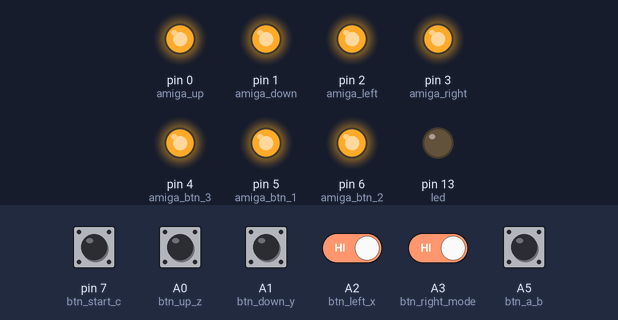
The sketch below on a simulated Arduino Uno, built with avr-gcc and run on an emulated ATmega328P. On the bench: output pins drawn as LEDs (lit = HIGH). The test bench sets the inputs (shaded band); at power-on: A0 (btn_up_z), A1 (btn_down_y), A2 (btn_left_x), A3 (btn_right_mode), A5 (btn_a_b), pin 7 (btn_start_c) HIGH. Pins used as bus, display or sensor lines are not drawn.

Above: at 1.2 s.
1.3 s: A2 (btn_left_x) driven LOW and A3 (btn_right_mode) driven LOW
At 1.7 s:
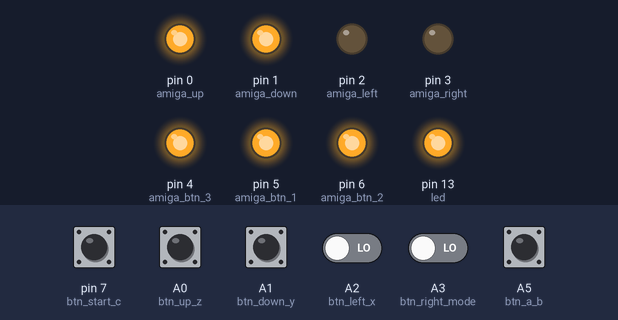
2.8 s: A5 (btn_a_b) pulled LOW for 1 s
At 3.3 s:
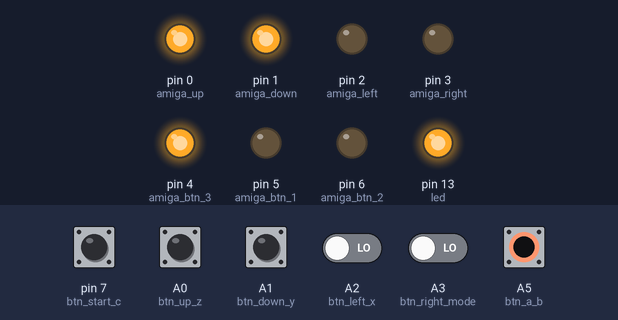
5.3 s: A0 (btn_up_z) pulled LOW for 0.15 s
At 5.38 s:
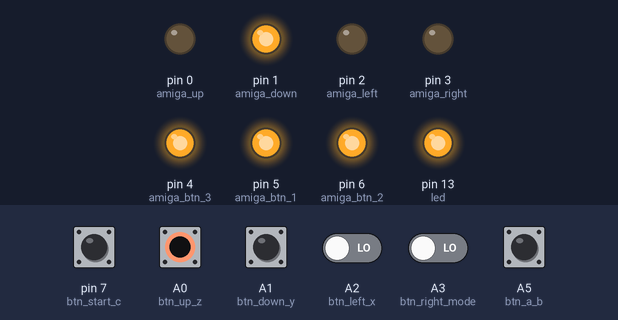
6.9 s: A1 (btn_down_y) pulled LOW for 0.15 s
At 6.98 s:
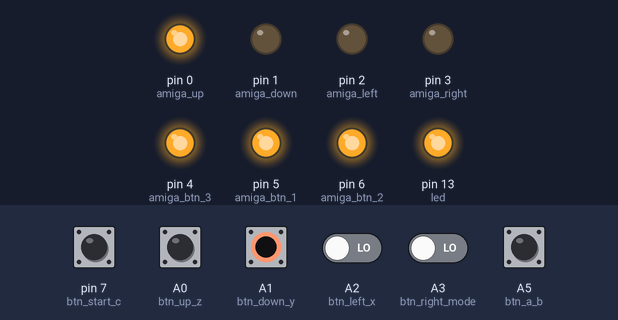
8.5 s: A2 (btn_left_x) driven HIGH
At 9.3 s:
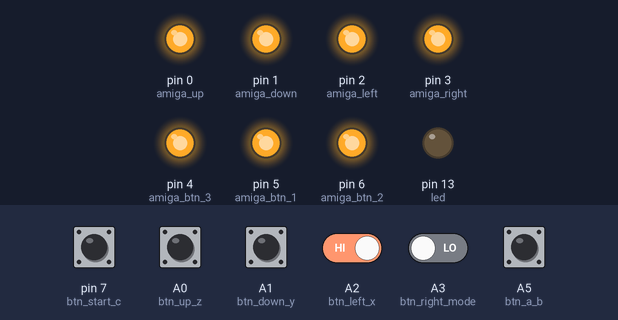
10.0 s: A2 (btn_left_x) driven LOW
At 10.9 s:
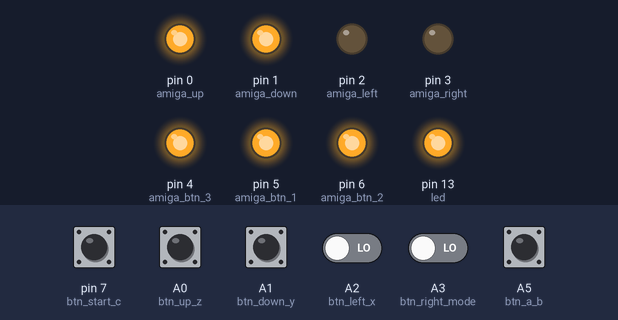
Timing chart, 0 to 12.5 s (numbered marks = the images above; inputs shaded):
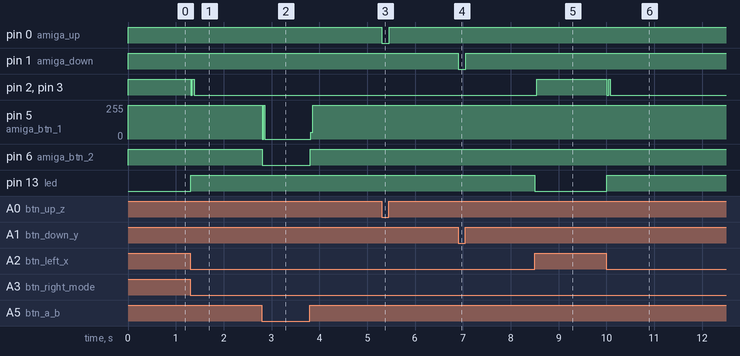

Measured:
- after the input at 1.3 s, pin 2 (amiga_left), pin 3 (amiga_right): HIGH → LOW at once, → HIGH 0.03 s later, → LOW 0.04 s later; pin 13 (led): LOW → HIGH at once
- after the input at 2.8 s, pin 5 (amiga_btn_1): 255/255 → 0/255 at once, → 255/255 1.0 s later; pin 6 (amiga_btn_2): HIGH → LOW at once, → HIGH 1.0 s later
- after the input at 5.3 s, pin 0 (amiga_up): HIGH → LOW at once, → HIGH 0.15 s later
- after the input at 6.9 s, pin 1 (amiga_down): HIGH → LOW at once, → HIGH 0.15 s later
- after the input at 8.5 s, pin 2 (amiga_left), pin 3 (amiga_right): LOW → HIGH at once; pin 13 (led): HIGH → LOW at once
- after the input at 10.0 s, pin 2 (amiga_left), pin 3 (amiga_right): HIGH → LOW at once, → HIGH 0.03 s later, → LOW 0.04 s later; pin 13 (led): LOW → HIGH at once

The sketch:

genesis2amiga.ino
```cpp
/*
 * This sketchs maps Genesis 3 and 6 button controller to
 * the Amiga game port. I wrote it because my old Amiga
 * joysticks are not working anymore. Second hand hardware
 * on various internet markets had problems too. Luckily, Sega
 * Genesis gamepads are almost pin compatible and fresh replicas
 * can be bought everywhere. Therefore, I decided to build a
 * programmable Arduino based Genesis2Amiga adapter.
 *
 * The theoretic aspects and pin layouts can be found here:
 *
 * - https://jonthysell.com/2014/07/26/reading-sega-genesis-controllers-with-arduino/
 * - https://github.com/jonthysell/SegaController/wiki/How-To-Read-Sega-Controllers
 *
 * Basically, three button Genesis gamepads have a select pin which controls a
 * multiplexer. Depending on its state, certain buttons are mapped to the remaining
 * 6 output lines (9 pins - select pin - Vcc - ground == 6). The six button Sega
 * gamepad is a little bit more complicated and the select pin performs transitions
 * in a state machine.
 *
 * My code runs in a 60 Hertz loop and checks whether a 3 or 6 button gamepad is
 * connected. Afterwards, it uses the select pin to read all buttons of the
 * controller and maps them to the Amiga game port. Three switches are available:
 *
 * - SERIAL_OUTPUT: Send pressed buttons in a human readable format to the UART
 *                  to allow easy debugging
 * - LED_OUTPUT:    Arduino board LED is turned on when a button is pressed.
 * - PIN_OUTPUT     Genesis buttons are mapped to Amiga game port. This is what
 *                  almost everybody wants, so do not turn it off. ;)
 *
 * Whats implemented:
 * - Every Genesis button works
 * - D-pad and three fire buttons are mapped to the Amiga game port
 * - Button X: Activates autofire
 * - Button Y: Left/right alternate for these joystick killers like winter games ;)
 * - Button Mode: Switch to emulate UP with Button B
 *
 * Whats planned:
 * - Record function for complexer combos like Mortal combat fatalities.
 *
 * For questions, feel free contact christian.ammann@phobosys.de
 */

//#define SERIAL_OUTPUT
#define LED_OUTPUT
#define PIN_OUTPUT

#define STATE_CHANGE_TIME 10

#define INDEX_UP  0
#define INDEX_DOWN 1
#define INDEX_LEFT 2
#define INDEX_RIGHT 3
#define INDEX_A 4
#define INDEX_B 5
#define INDEX_C 6
#define INDEX_X 7
#define INDEX_Y 8
#define INDEX_Z 9
#define INDEX_START 10
#define INDEX_MODE 11

boolean btn_pressed;
char btn_details[] = "____________";

int btn_up_z = A0;       //pin 1
int btn_down_y = A1;     //pin 2
int btn_left_x = A2;     //pin 3
int btn_right_mode = A3; //pin 4
                         //pin 5 == Vcc
int btn_a_b = A5;        //pin 6
int output_select = A4;  //pin 7
                         //pin 8 == Gnd
int btn_start_c = 7;     //pin 9

#ifdef PIN_OUTPUT
boolean autofire_on;
boolean autofire_status;
boolean autoleftright_on;
boolean autoleftright_status;

boolean emulate_up_with_button_two;
boolean mode_pressed;

int amiga_up = 0;        //pin 1
int amiga_down = 1;      //pin 2
int amiga_left = 2;      //pin 3
int amiga_right = 3;     //pin 4
int amiga_btn_3 = 4;     //pin 5
int amiga_btn_1 = 5;     //pin 6
                         //pin 7 == Vcc
                         //pin 8 == Gnd
int amiga_btn_2 = 6;     //pin 9
#endif

#ifdef LED_OUTPUT
int led = 13;
#endif

void setup() {
  pinMode(btn_up_z, INPUT_PULLUP);
  pinMode(btn_down_y, INPUT_PULLUP);
  pinMode(btn_left_x, INPUT_PULLUP);
  pinMode(btn_right_mode, INPUT_PULLUP);
  pinMode(btn_a_b, INPUT_PULLUP);
  pinMode(btn_start_c, INPUT_PULLUP);

  pinMode(output_select, OUTPUT);
  digitalWrite(output_select, LOW);

  #ifdef LED_OUTPUT
  pinMode(led, OUTPUT);
  digitalWrite(led, LOW);
  #endif

  #ifdef SERIAL_OUTPUT
  Serial.begin(57600);    // USB serial port 0
  #endif

  #ifdef PIN_OUTPUT
  autofire_on = false;
  autofire_status = true;
  autoleftright_on = false;
  autoleftright_status = true;

  emulate_up_with_button_two = false;
  mode_pressed = false;

  pinMode(amiga_up, OUTPUT);
  pinMode(amiga_down, OUTPUT);
  pinMode(amiga_left, OUTPUT);
  pinMode(amiga_right, OUTPUT);
  pinMode(amiga_btn_3, OUTPUT);
  pinMode(amiga_btn_1, OUTPUT);
  pinMode(amiga_btn_2, OUTPUT);
  digitalWrite(amiga_up, HIGH);
  digitalWrite(amiga_down, HIGH);
  digitalWrite(amiga_left, HIGH);
  digitalWrite(amiga_right, HIGH);
  digitalWrite(amiga_btn_3, HIGH);
  digitalWrite(amiga_btn_1, HIGH);
  digitalWrite(amiga_btn_2, HIGH);
  #endif
}

void loop() {
  //reset variables and controller
  btn_pressed = false;
  for(int i=0;i<strlen(btn_details);i++){
    btn_details[i] = '_';
  }

  //wait for next frame
  delay(16);
  delayMicroseconds(600);

  //process s0, s1, ..., s7
  start_fsm();

  //output to led, serial port or amiga pins
  //if buttons where pressed
  #ifdef LED_OUTPUT
  led_payload();
  #endif

  #ifdef SERIAL_OUTPUT
  serial_payload();
  #endif

  #ifdef PIN_OUTPUT
  pin_payload();
  #endif
}

#ifdef PIN_OUTPUT
void pin_payload(){
  //check for emulation of up with sega button B
  if(btn_details[INDEX_MODE] != '_' && !mode_pressed){
    emulate_up_with_button_two = !emulate_up_with_button_two;
    mode_pressed = true;
  }
  else if(btn_details[INDEX_MODE] == '_'){
    mode_pressed = false;
  }

  //check for autofire
  if(btn_details[INDEX_X] != '_'){
    autofire_on = true;
    if(autofire_status){
      digitalWrite(amiga_btn_1, LOW);
      autofire_status = false;
    }
    else{
      digitalWrite(amiga_btn_1, HIGH);
      autofire_status = true;
    }
  }
  else{
    autofire_on = false;
    autofire_status = true;
    digitalWrite(amiga_btn_1, HIGH); //TODO: not good
  }

  //check for autoleftright
  if(btn_details[INDEX_Y] != '_'){
    autoleftright_on = true;
    if(autoleftright_status){
      digitalWrite(amiga_left, LOW);
      digitalWrite(amiga_right, HIGH);
      autoleftright_status = false;
    }
    else{
      digitalWrite(amiga_left, HIGH);
      digitalWrite(amiga_right, LOW);
      autoleftright_status = true;
    }
  }
  else{
    autoleftright_on = false;
    autoleftright_status = true;
    digitalWrite(amiga_left, HIGH); //TODO: not good
    digitalWrite(amiga_right, HIGH); //TODO: not good
  }

  //normal buttons
  if(btn_details[INDEX_UP] != '_'){
    digitalWrite(amiga_up, LOW);
  }
  else{
    digitalWrite(amiga_up, HIGH);
  }

  if(btn_details[INDEX_DOWN] != '_'){
    digitalWrite(amiga_down, LOW);
  }
  else{
    digitalWrite(amiga_down, HIGH);
  }

  //left and right are disabled in autoleftright mode
  if(!autoleftright_on){
    if(btn_details[INDEX_LEFT] != '_'){
      digitalWrite(amiga_left, LOW);
    }
    else{
      digitalWrite(amiga_left, HIGH);
    }

    if(btn_details[INDEX_RIGHT] != '_'){
      digitalWrite(amiga_right, LOW);
    }
    else{
      digitalWrite(amiga_right, HIGH);
    }
  }

  //button 1 is disabled in autofire mode
  if(!autofire_on){
    if(btn_details[INDEX_A] != '_'){
      digitalWrite(amiga_btn_1, LOW);
    }
    else{
      digitalWrite(amiga_btn_1, HIGH);
    }
  }

  //in this mode, we press B and send
  //button 2 signal to amiga
  if(!emulate_up_with_button_two){
    if(btn_details[INDEX_B] != '_'){
      digitalWrite(amiga_btn_2, LOW);
    }
    else{
      digitalWrite(amiga_btn_2, HIGH);
    }
  }
  //in this mode, we press B and send
  //button up signal to amiga. DO not interfere with
  // the regular UP button.
  else if(emulate_up_with_button_two && btn_details[INDEX_UP] == '_'){
    if(btn_details[INDEX_B] != '_'){
      digitalWrite(amiga_up, LOW);
    }
    else{
      digitalWrite(amiga_up, HIGH);
    }
  }
}
#endif

#ifdef LED_OUTPUT
void led_payload(){
  if(btn_pressed){
    digitalWrite(led, HIGH);
  }
  else{
    digitalWrite(led, LOW);
  }
}
#endif

#ifdef SERIAL_OUTPUT
void serial_payload(){
  Serial.println(btn_details);
}
#endif

void start_fsm(){
  //----
  // S0
  //----
  digitalWrite(output_select, HIGH);
  delayMicroseconds(STATE_CHANGE_TIME);

  //----
  // S1
  //----
  digitalWrite(output_select, LOW);
  delayMicroseconds(STATE_CHANGE_TIME);

  //----
  // S2
  //----
  if(!controller_connected()){
    return;
  }
  process_s2();
  digitalWrite(output_select, HIGH);
  delayMicroseconds(STATE_CHANGE_TIME);

  //----
  // S3
  //----
  process_s3();
  digitalWrite(output_select, LOW);
  delayMicroseconds(STATE_CHANGE_TIME);

  //----
  // S4
  //----
  if(!six_buttons_connected()){
    return;
  }
  digitalWrite(output_select, HIGH);
  delayMicroseconds(STATE_CHANGE_TIME);

  //----
  // S5
  //----
  process_s5();
  digitalWrite(output_select, LOW);
  delayMicroseconds(STATE_CHANGE_TIME);

  //----
  // S6
  //----
  digitalWrite(output_select, HIGH);
  delayMicroseconds(STATE_CHANGE_TIME);

  //----
  // S7
  //----
  digitalWrite(output_select, LOW);
  delayMicroseconds(STATE_CHANGE_TIME);
}

boolean controller_connected(){
  boolean p3 = false;
  boolean p4 = false;

  if(!digitalRead(btn_left_x)){
    p3 = true;
  }
  if(!digitalRead(btn_right_mode)){
    p4 = true;
  }

  return (p3 & p4);
}

boolean six_buttons_connected(){
  boolean p1 = false;
  boolean p2 = false;

  if(!digitalRead(btn_up_z)){
    p1 = true;
  }
  if(!digitalRead(btn_down_y)){
    p2 = true;
  }

  return (p1 & p2);
}

void process_s2(){
  if(!digitalRead(btn_a_b)){
    btn_pressed = true;
    btn_details[INDEX_A] = 'A';
  }
  if(!digitalRead(btn_start_c)){
    btn_pressed = true;
    btn_details[INDEX_START] = 'S';
  }
}

void process_s3(){
  if(!digitalRead(btn_up_z)){
    btn_pressed = true;
    btn_details[INDEX_UP] = 'U';
  }
  if(!digitalRead(btn_down_y)){
    btn_pressed = true;
    btn_details[INDEX_DOWN] = 'D';
  }
  if(!digitalRead(btn_left_x)){
    btn_pressed = true;
    btn_details[INDEX_LEFT] = 'L';
  }
  if(!digitalRead(btn_right_mode)){
    btn_pressed = true;
    btn_details[INDEX_RIGHT] = 'R';
  }
  if(!digitalRead(btn_a_b)){
    btn_pressed = true;
    btn_details[INDEX_B] = 'B';
  }
  if(!digitalRead(btn_start_c)){
    btn_pressed = true;
    btn_details[INDEX_C] = 'C';
  }
}

void process_s5(){
  if(!digitalRead(btn_up_z)){
    btn_pressed = true;
    btn_details[INDEX_Z] = 'Z';
  }
  if(!digitalRead(btn_down_y)){
    btn_pressed = true;
    btn_details[INDEX_Y] = 'Y';
  }
  if(!digitalRead(btn_left_x)){
    btn_pressed = true;
    btn_details[INDEX_X] = 'X';
  }
  if(!digitalRead(btn_right_mode)){
    btn_pressed = true;
    btn_details[INDEX_MODE] = 'M';
  }
}
```
